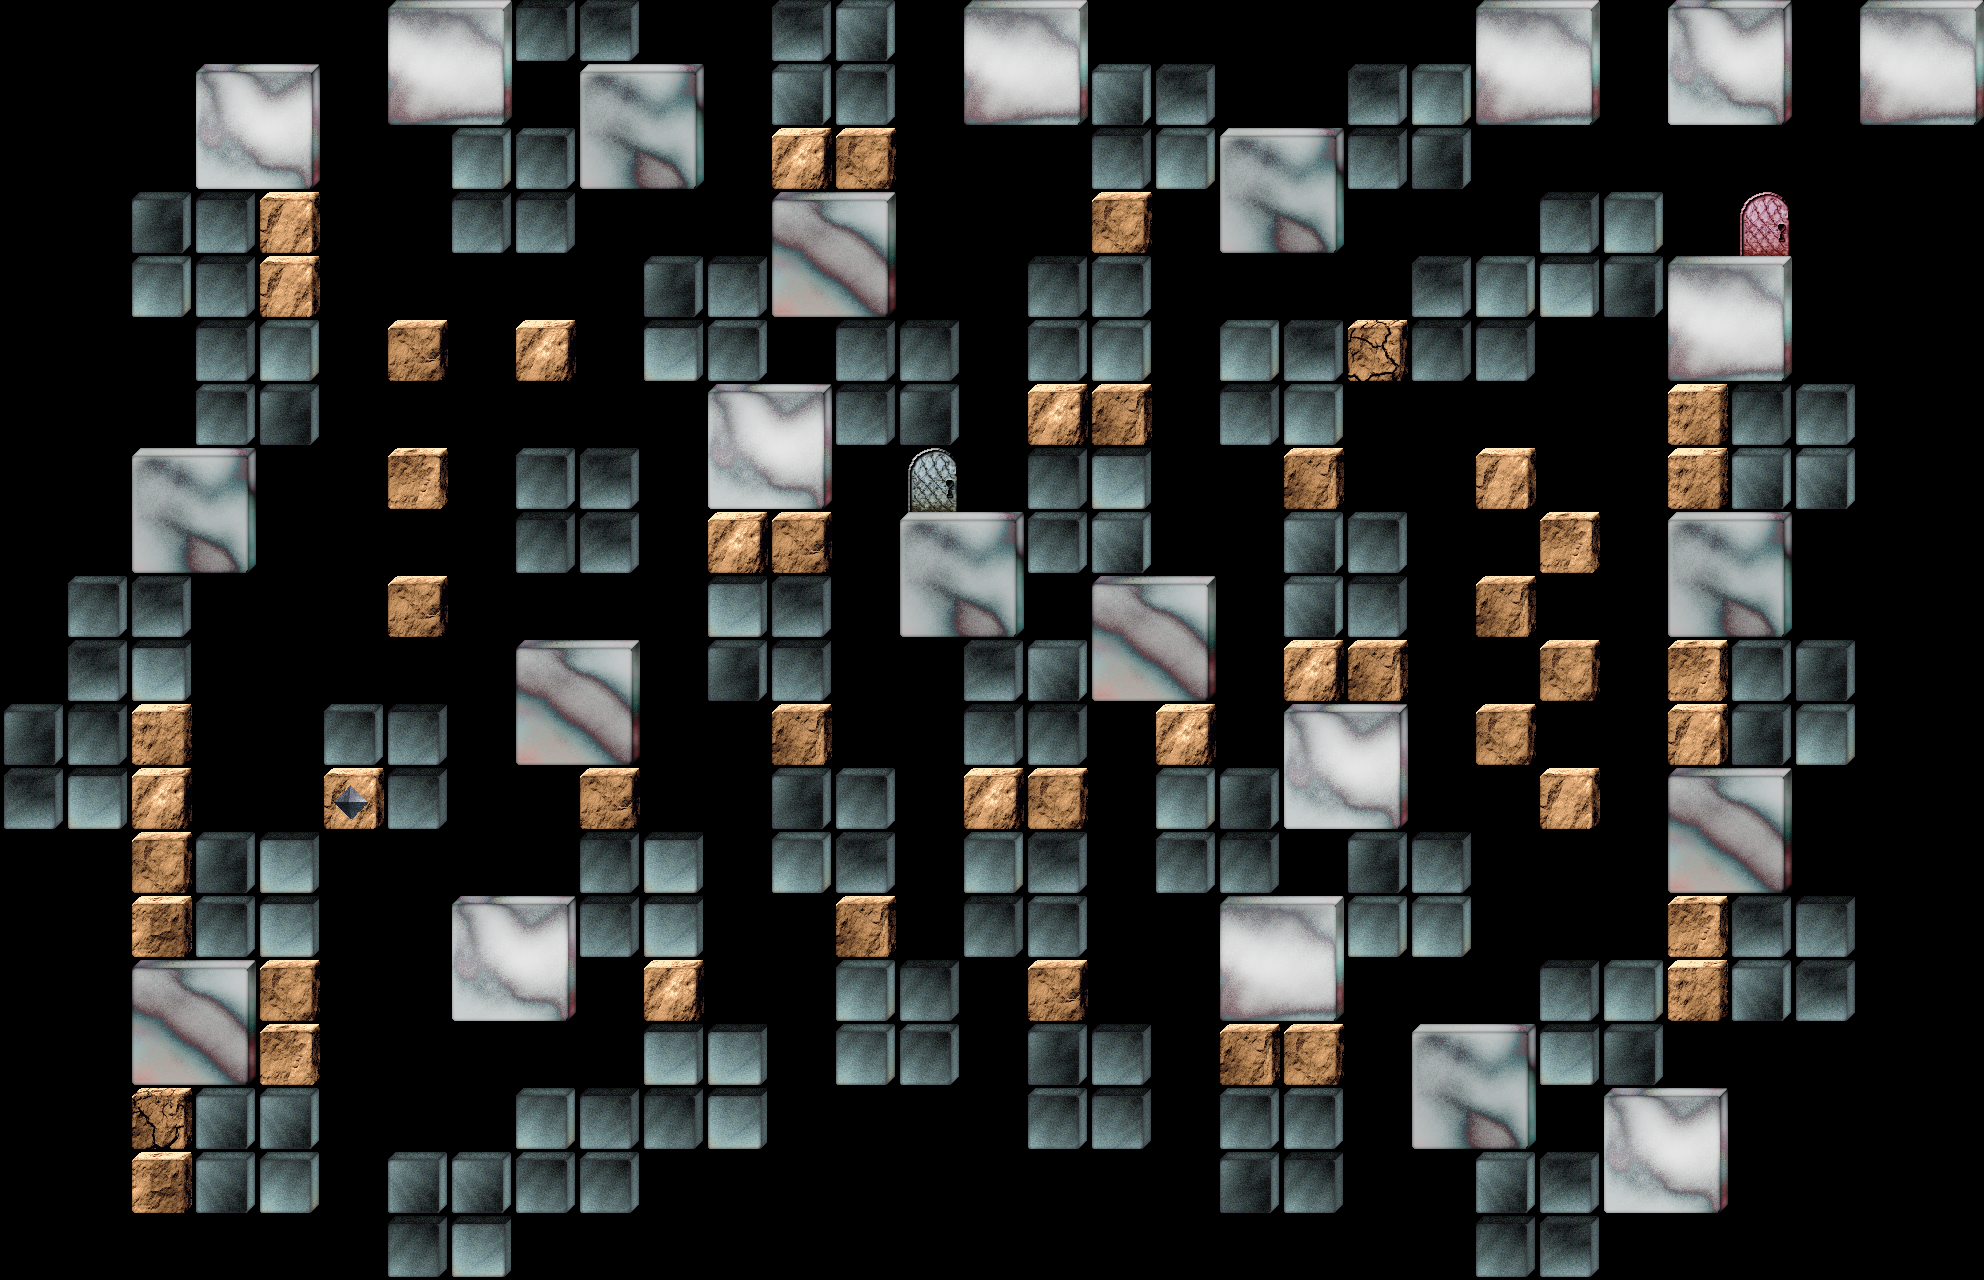

Tiled map render using the project's own tile images. Description and the map definition, with tile-layer contents summarised, below:
An orthogonal 31x20 tile map with 64x64 px tiles, 4 tile layers (Hidden Items, Items, Blocks, BlockExtras), 2 hidden layers not drawn, 4 tilesets and 4 objects.

<map version="1.8" tiledversion="1.10.2" orientation="orthogonal" renderorder="right-down" width="31" height="20" tilewidth="64" tileheight="64" infinite="0" nextlayerid="15" nextobjectid="100">
 <tileset firstgid="1" source="../StaticObjects.tsx" />
 <tileset firstgid="89" source="../BoxDrawing.tsx" />
 <tileset firstgid="105" source="../BlocksLarge.tsx" />
 <tileset firstgid="121" source="../BlocksConnected.tsx" />
 <layer id="4" name="Hidden Items" width="31" height="20">
  <data>[620 cells, 0 non-empty, 0 distinct tile ids]</data>
 </layer>
 <layer id="2" name="Items" width="31" height="20">
  <data>[620 cells, 6 non-empty, 3 distinct tile ids]</data>
 </layer>
 <layer id="1" name="Blocks" width="31" height="20">
  <data>[620 cells, 295 non-empty, 36 distinct tile ids]</data>
 </layer>
 <layer id="10" name="BlockExtras" width="31" height="20">
  <data>[620 cells, 1 non-empty, 1 distinct tile ids]</data>
 </layer>
 <layer id="13" name="EnemyIdea" width="31" height="20" visible="0">
  <data>[620 cells, 38 non-empty, 7 distinct tile ids]</data>
 </layer>
 <layer id="9" name="Walls" width="31" height="20" visible="0" offsetx="-16" offsety="-16">
  <data>[620 cells, 0 non-empty, 0 distinct tile ids]</data>
 </layer>
 <objectgroup id="3" name="Actors">
  <object id="93" template="../Dana.tx" x="672" y="832" />
  <object id="96" template="../Spawner.tx" x="992" y="160">
   <properties>
    <property name="SpawnInterval" type="float" value="4" />
   </properties>
  </object>
  <object id="97" template="../Spawner.tx" x="1568" y="160">
   <properties>
    <property name="InitialPause" type="float" value="6" />
    <property name="SpawnInterval" type="float" value="3" />
   </properties>
  </object>
  <object id="99" template="../Spawner.tx" x="416" y="160">
   <properties>
    <property name="InitialPause" type="float" value="15" />
    <property name="SpawnInterval" type="float" value="4" />
   </properties>
  </object>
 </objectgroup>
</map>
